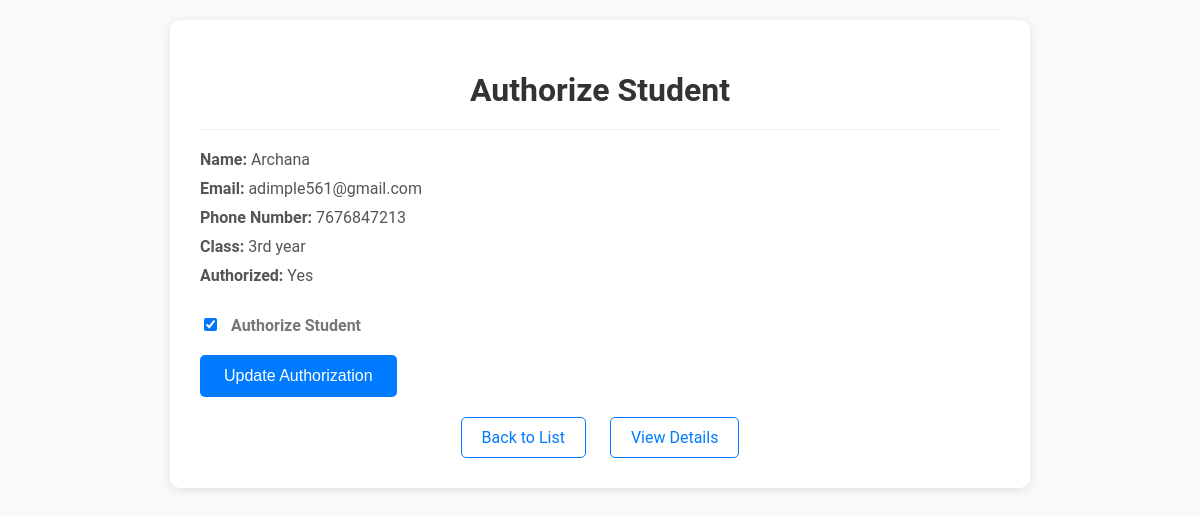
Screenshot of /students/47/authorize/ (signed in) with the database file from the repository.
### app1/models.py (models this page shows, shortened)
class Student(models.Model):
    name = models.CharField(max_length=255)
    email = models.EmailField(max_length=255)
    phone_number = models.CharField(max_length=15)
    student_class = models.CharField(max_length=100)
    image = models.ImageField(upload_to='students/')
    authorized = models.BooleanField(default=False)

### app1/views.py (the view)
# urls.py: path('students/<int:pk>/authorize/', views.student_authorize, name='student-authorize'),
@login_required
@user_passes_test(is_admin)
def student_authorize(request, pk):
    student = get_object_or_404(Student, pk=pk)
    if request.method == 'POST':
        authorized = request.POST.get('authorized', False)
        student.authorized = bool(authorized)
        student.save()
        return redirect('student-detail', pk=pk)
    return render(request, 'student_authorize.html', {'student': student})

### app1/views.py (called while the page is built)
def is_admin(user):
    return user.is_superuser

### templates/student_authorize.html (shortened to what this page needs)
<!DOCTYPE html>
<html lang="en">
<head>
</head>
<body>
    <div class="container">
        <h1>Authorize Student</h1>
        <div class="student-details">
            <div class="detail"><strong>Name:</strong> {{ student.name }}</div>
            <div class="detail"><strong>Email:</strong> {{ student.email }}</div>
            <div class="detail"><strong>Phone Number:</strong> {{ student.phone_number }}</div>
            <div class="detail"><strong>Class:</strong> {{ student.student_class }}</div>
            <div class="detail"><strong>Authorized:</strong> {% if student.authorized %} Yes {% else %} No {% endif %}</div>
        </div>
        <form method="post">
            <div class="form-group">
                <input type="checkbox" id="authorized" name="authorized" {% if student.authorized %} checked {% endif %}>
                <label for="authorized">Authorize Student</label>
            </div>
            <button type="submit">Update Authorization</button>
        </form>
        <div class="actions">
            <a href="{% url 'student-list' %}">Back to List</a>
            <a href="{% url 'student-detail' pk=student.pk %}">View Details</a>
        </div>
    </div>
</body>
</html>

### templates/student_authorize.html (style rules this page uses)
body { font-family: 'Roboto', Arial, sans-serif; background-color: #f9f9f9; margin: 0; padding: 0; }
.container { max-width: 800px; margin: 20px auto; background-color: #fff; padding: 30px; border-radius: 10px; box-shadow: 0 2px 10px rgba(0,0,0,0.1); transition: box-shadow 0.3s ease; }
h1 { text-align: center; color: #333; margin-bottom: 20px; }
.student-details { border-top: 1px solid #eee; padding-top: 20px; margin-bottom: 30px; }
.detail { margin-bottom: 10px; color: #555; }
.form-group { margin-bottom: 20px; }
label { font-weight: bold; color: #777; }
input[type="checkbox"] { margin-right: 10px; }
button[type="submit"] { background-color: #007bff; color: #fff; border: none; padding: 12px 24px; font-size: 16px; cursor: pointer; border-radius: 5px; transition: background-color 0.3s ease; }
.actions { margin-top: 20px; text-align: center; }
.actions a { display: inline-block; margin: 0 10px; padding: 10px 20px; color: #007bff; text-decoration: none; border: 1px solid #007bff; border-radius: 5px; transition: background-color 0.3s ease, color 0.3s ease; }

### rows the page displays
Student: name "Archana", email "adimple561@gmail.com", phone_number "7676847213", student_class "3rd year", authorized "☑"
